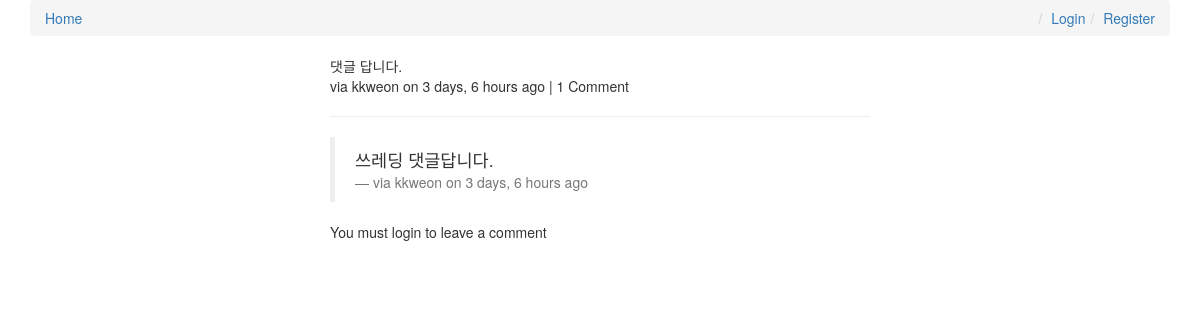
Before: /comments/1/ with the older database file.
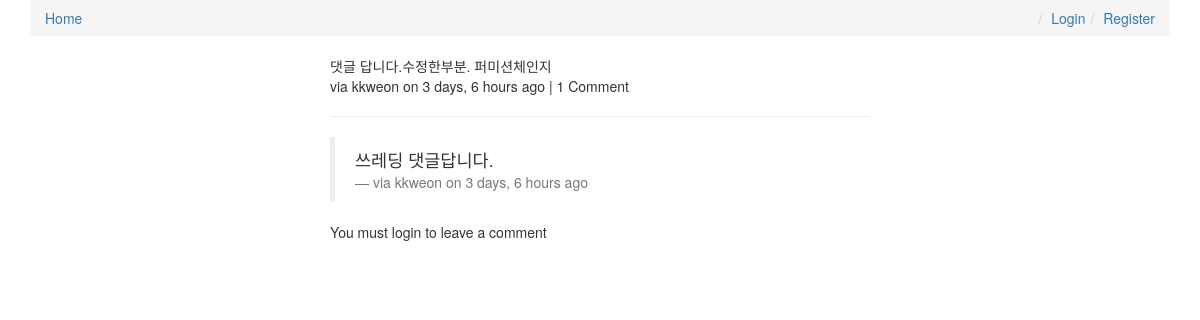
After: the same page with the newer database file.
### comments/models.py (models this page shows, shortened)
class Comment(models.Model):
    user = models.ForeignKey(settings.AUTH_USER_MODEL, default=1)
    content_type = models.ForeignKey(ContentType, on_delete=models.CASCADE)
    object_id = models.PositiveIntegerField()
    content_object = GenericForeignKey('content_type', 'object_id')
    parent = models.ForeignKey('self', null=True, blank=True)
    content = models.TextField()
    timestamp = models.DateTimeField(auto_now_add=True)
    objects = CommentManager()
    class Meta:
        ordering = ['-timestamp']
    def children(self):
        return Comment.objects.filter(parent=self)
    @property
    def is_parent(self):
        if self.parent is not None:
            return False
        else:
            return True

### comments/views.py (the view, shortened to what this page needs)
# urls.py: url(r'^(?P<id>\d+)/$', comment_thread, name='thread'),
def comment_thread(request, id):
    try:
        obj = Comment.objects.get(id=id)
    except:
        raise Http404
    if not obj.is_parent:
        obj = obj.parent
    initial_data = {
        'content_type': obj.content_type,
        'object_id': obj.object_id
    }
    form = CommentForm(request.POST or None, initial=initial_data)
    context = {
        "comment": obj,
        "form": form
    }
    return render(request, "comment_thread.html", context)

### templates/comment_thread.html (shortened to what this page needs)
{% extends 'base.html' %}
{% load crispy_forms_tags %}
{% block content %}
<div class='col-sm-6 col-sm-offset-3'>
    {{ comment.content }}
    <footer>via {{ comment.user }} on {{ comment.timestamp|timesince }} ago
        {% if comment.children.count > 0 %} | {{ comment.children.count }} Comment
        {% endif %}
    </footer>
    <hr>
    <div>
        {% for child_comment in comment.children %}
        <blockquote>
            {{ child_comment.content }}
            <footer>via {{ child_comment.user }} on {{ child_comment.timestamp|timesince }} ago</footer>
        </blockquote>
        {% endfor %}
        {% if request.user.is_authenticated %}
        <form action="" method="POST">{% csrf_token %}
            {{ form|crispy }}
            <input type="hidden" name="parent_id" value="{{ comment.id }}">
            <input type="submit" value="Reply" class="btn btn-default">
        </form>
        {% else %}
        <p> You must login to leave a comment</p>
        {% endif %}
    </div>
</div>
{% endblock content %}

### templates/base.html (shortened to what this page needs)
{% load staticfiles %}
<html>
<head>
<link rel="stylesheet" href="https://maxcdn.bootstrapcdn.com/bootstrap/3.3.6/css/bootstrap.min.css">
<link rel="stylesheet" href="https://maxcdn.bootstrapcdn.com/bootstrap/3.3.6/css/bootstrap-theme.min.css">
<link rel='stylesheet' href='{% static "css/base.css" %}' />
    <link rel="stylesheet" href="https://maxcdn.bootstrapcdn.com/font-awesome/4.6.3/css/font-awesome.min.css">
</head>
<body>
<div class='container'>
    <ol class="breadcrumb">
        <li><a href="/">Home</a></li>
        {% if request.user.is_authenticated %}
        <li class="pull-right"><a href="{% url 'logout' %}">Logout</a></li>
        {% else %}
        <li class="pull-right"><a href="{% url 'register' %}">Register</a></li>
        <li class="pull-right"><a href="{% url 'login' %}">Login</a></li>
        {% endif %}
    </ol>
{% block content %}{% endblock content %}
</div>
</body>
</html>

Changed rows visible on the page:
changed Comment id 1: content "댓글 답니다." → "댓글 답니다.수정한부분. 퍼미션체인지"
